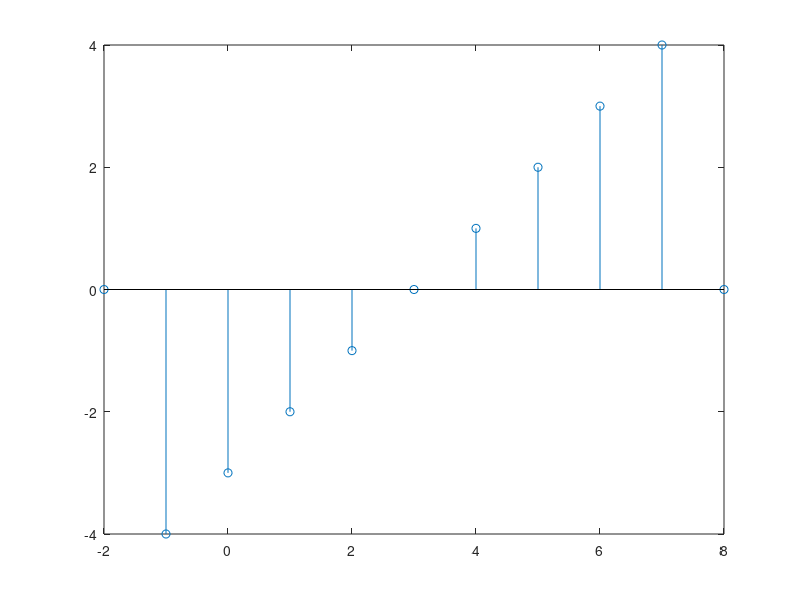

Recreate this plot in MATLAB. (Note: this script raises an error after producing the figure.)
x = -2:8;
y = [0 -4 -3 -2 -1 0 1 2 3 4 0];
stem(x,y);
set(gcf,'color','w');
export_fig problem1a.pdf;

x = -1:4;
y = [0 -3 -1 1 3 0];
stem(x,y);
export_fig problem1b.pdf;

x = -5:5;
y = [0 4 3 2 1 0 -1 -2 -3 -4 0];
stem(x,y);
export_fig problem1c.pdf;

x = -3:7;
y = [0 4 3 2 1 0 -1 -2 -3 -4 0];
stem(x,y);
export_fig problem1d.pdf;

x = -9:9;
y = [0 -4 0 -3 0 -2 0 -1 0 0 0 1 0 2 0 3 0 4 0]
stem(x,y);
export_fig problem1e.pdf;

x = -1:1;
y = [0 0 0]
stem(x,y);
export_fig problem1f.pdf;